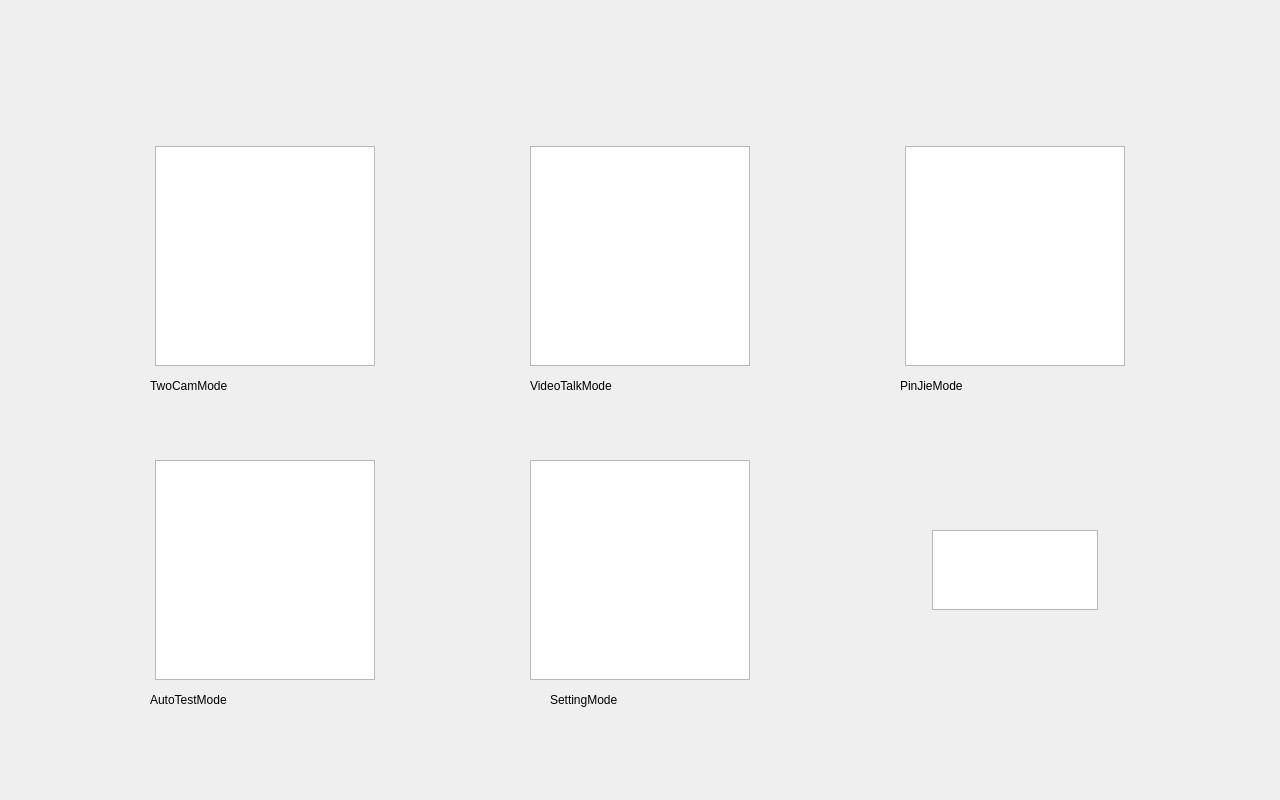
<?xml version="1.0" encoding="UTF-8"?>
<ui version="4.0">
 <class>LauncherWindow</class>
 <widget class="QDialog" name="LauncherWindow">
  <property name="geometry">
   <rect>
    <x>0</x>
    <y>0</y>
    <width>1280</width>
    <height>800</height>
   </rect>
  </property>
  <property name="windowTitle">
   <string>Dialog</string>
  </property>
  <widget class="QGraphicsView" name="gv_twocam">
   <property name="geometry">
    <rect>
     <x>155</x>
     <y>146</y>
     <width>220</width>
     <height>220</height>
    </rect>
   </property>
  </widget>
  <widget class="QGraphicsView" name="gv_autotest">
   <property name="geometry">
    <rect>
     <x>155</x>
     <y>460</y>
     <width>220</width>
     <height>220</height>
    </rect>
   </property>
  </widget>
  <widget class="QGraphicsView" name="gv_setting">
   <property name="geometry">
    <rect>
     <x>530</x>
     <y>460</y>
     <width>220</width>
     <height>220</height>
    </rect>
   </property>
  </widget>
  <widget class="QGraphicsView" name="gv_videotalk">
   <property name="geometry">
    <rect>
     <x>530</x>
     <y>146</y>
     <width>220</width>
     <height>220</height>
    </rect>
   </property>
  </widget>
  <widget class="QGraphicsView" name="gv_shutdown">
   <property name="geometry">
    <rect>
     <x>932</x>
     <y>530</y>
     <width>166</width>
     <height>80</height>
    </rect>
   </property>
  </widget>
  <widget class="QGraphicsView" name="gv_mosaic">
   <property name="geometry">
    <rect>
     <x>905</x>
     <y>146</y>
     <width>220</width>
     <height>220</height>
    </rect>
   </property>
  </widget>
  <widget class="QLabel" name="tl_twocam">
   <property name="geometry">
    <rect>
     <x>150</x>
     <y>366</y>
     <width>230</width>
     <height>40</height>
    </rect>
   </property>
   <property name="text">
    <string>TwoCamMode</string>
   </property>
  </widget>
  <widget class="QLabel" name="tl_videotalk">
   <property name="geometry">
    <rect>
     <x>530</x>
     <y>366</y>
     <width>220</width>
     <height>40</height>
    </rect>
   </property>
   <property name="text">
    <string>VideoTalkMode</string>
   </property>
  </widget>
  <widget class="QLabel" name="tl_setting">
   <property name="geometry">
    <rect>
     <x>550</x>
     <y>680</y>
     <width>180</width>
     <height>40</height>
    </rect>
   </property>
   <property name="text">
    <string>SettingMode</string>
   </property>
  </widget>
  <widget class="QLabel" name="tl_autotest">
   <property name="geometry">
    <rect>
     <x>150</x>
     <y>680</y>
     <width>230</width>
     <height>40</height>
    </rect>
   </property>
   <property name="text">
    <string>AutoTestMode</string>
   </property>
  </widget>
  <widget class="QLabel" name="tl_pinjie">
   <property name="geometry">
    <rect>
     <x>900</x>
     <y>366</y>
     <width>230</width>
     <height>40</height>
    </rect>
   </property>
   <property name="text">
    <string>PinJieMode</string>
   </property>
  </widget>
 </widget>
 <resources/>
 <connections/>
</ui>
